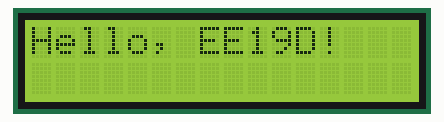
Simulated run of this sketch. Board: Arduino Uno, built with avr-gcc and run on an emulated ATmega328P. On the bench: 16×2 character LCD.

Above: at 0.1 s.
At 1.29 s:
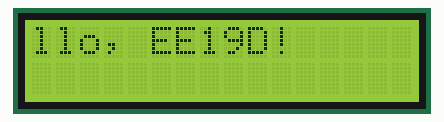
At 2.64 s:
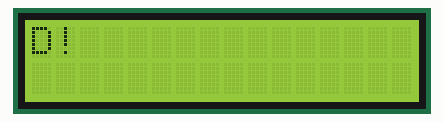
At 5.19 s:
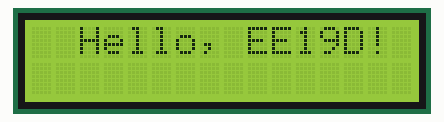
At 7.74 s:
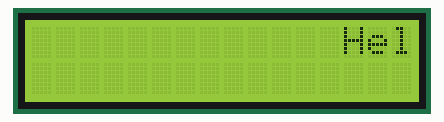
At 10.45 s:
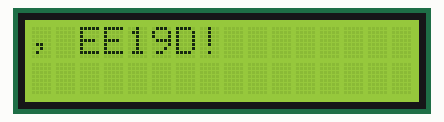

The sketch:

Projekt_15-LCD_Display-ovn2.ino
```cpp
/*********************************************************
*  Projekt 15 - LCD-Display - ovn 2
*  Den scrollar text åt höger och vänster.
**********************************************************/

// Ladda ner LiquidCrystal-biblioteket
#include <LiquidCrystal.h>

// Initiera biblioteket med de stift du använder.
const int rs = 2;
const int en = 4;
const int d4 = 8;
const int d5 = 9;
const int d6 = 10;
const int d7 = 11;
LiquidCrystal lcd(rs, en, d4, d5, d6, d7);

void setup()
{
  lcd.begin(16, 2); // Initiera 16x2 LCD
  lcd.clear();      // Rensa gamla data som visas på displayen.
  lcd.print("Hello, EE19D!");
  delay(1000);
}

void loop()
{
  // scrollar 13 platser (textens längd) åt vänster.
  for (int positionCounter = 0; positionCounter < 13; positionCounter++) {
    // scrollar en position/plats till vänster
    lcd.scrollDisplayLeft();
    // väntar lite:
    delay(150);
  }

  // scrollar 29 positioner (textens längd + displayens längd) åt höger.
  for (int positionCounter = 0; positionCounter < 29; positionCounter++) {
    // scrollar en position till höger
    lcd.scrollDisplayRight();
    delay(150);
  }

  // scrollar 16 positioner (displayens längd + textens längd) åt vänster.
  for (int positionCounter = 0; positionCounter < 16; positionCounter++) {
    lcd.scrollDisplayLeft();
    delay(150);
  }
}
```

Measured:
- by itself, everything shown: repeats every 8.7 s, in 58 steps
